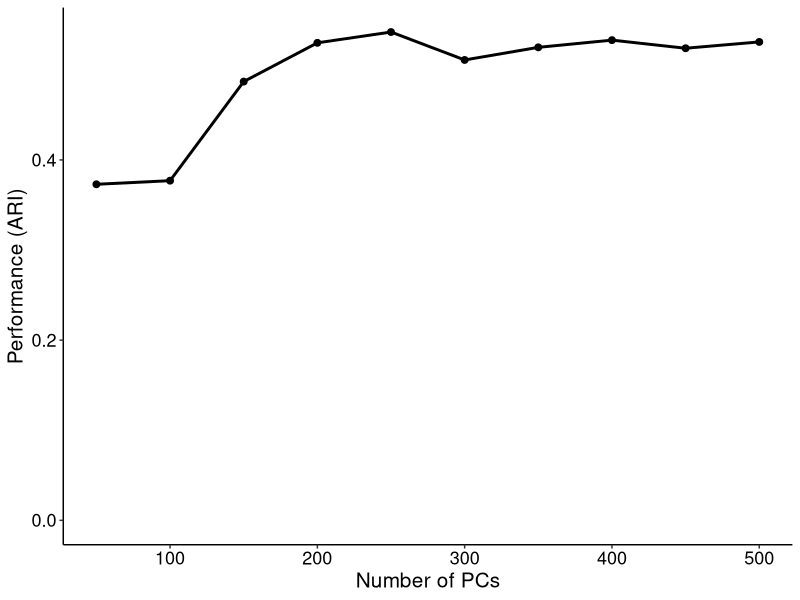
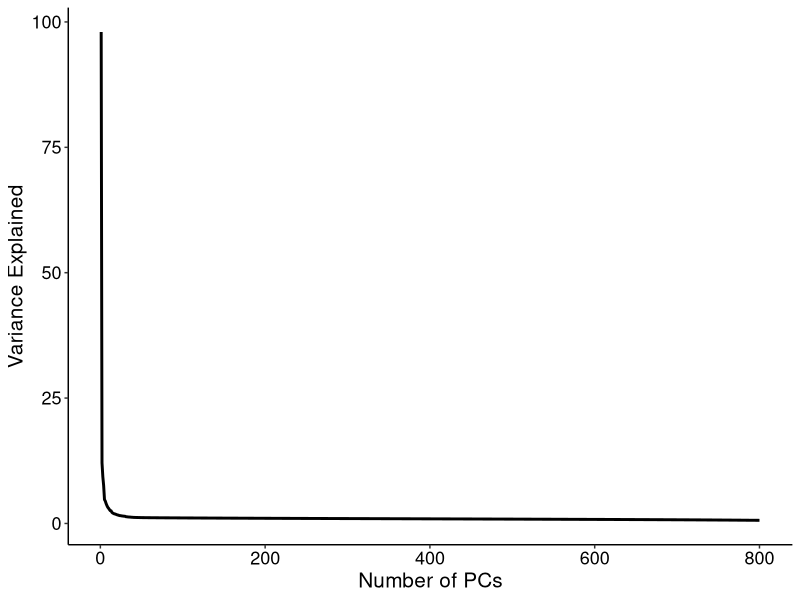
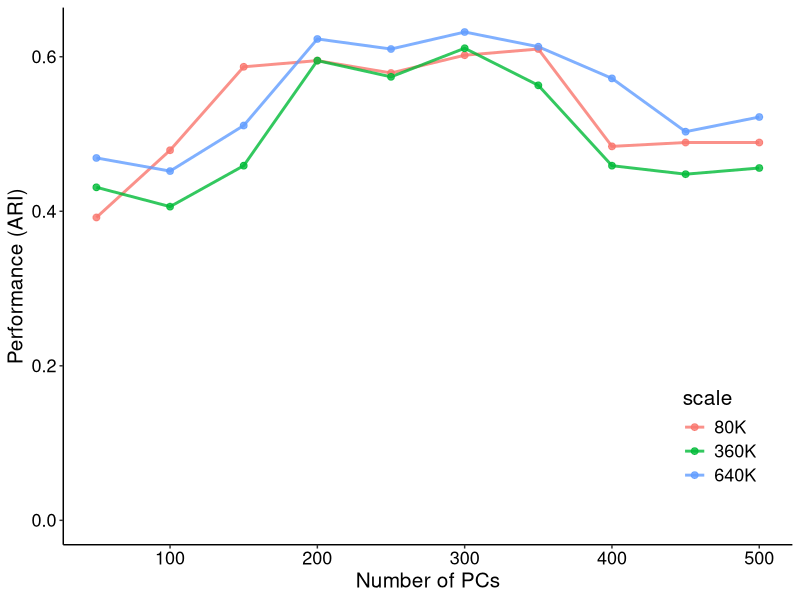
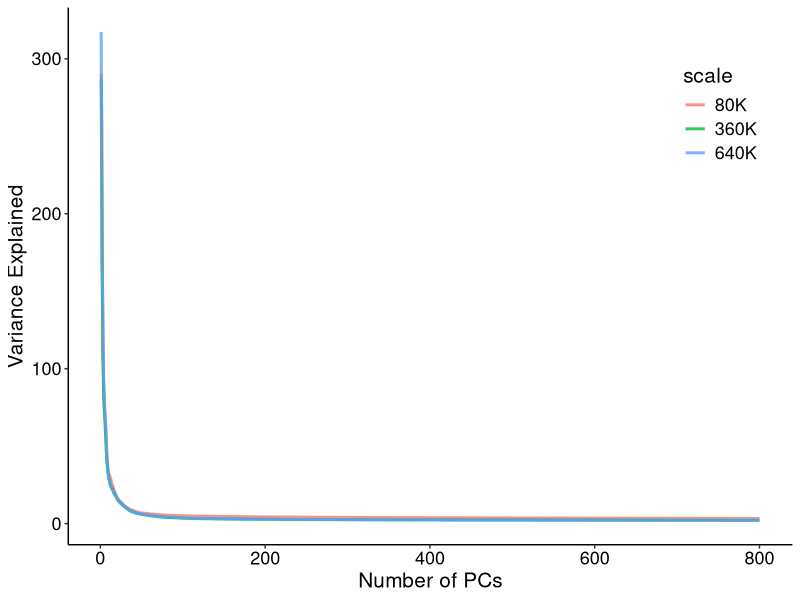
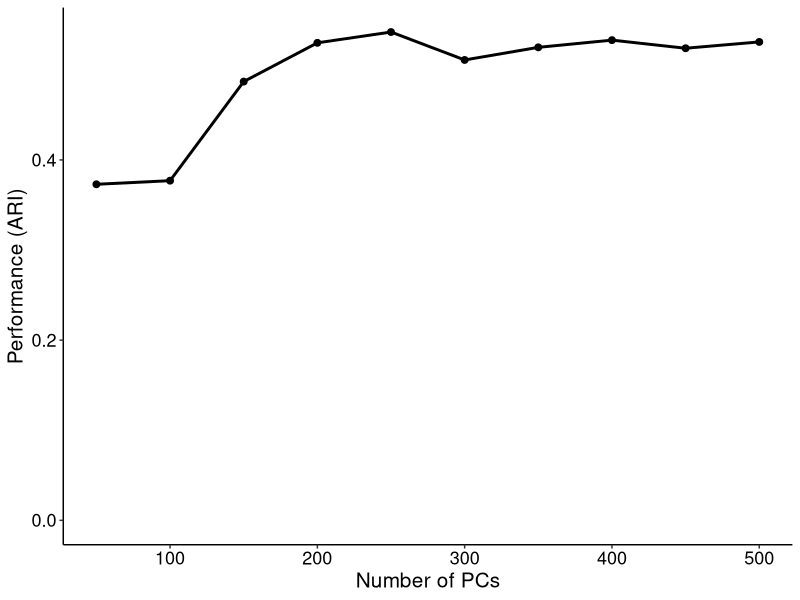
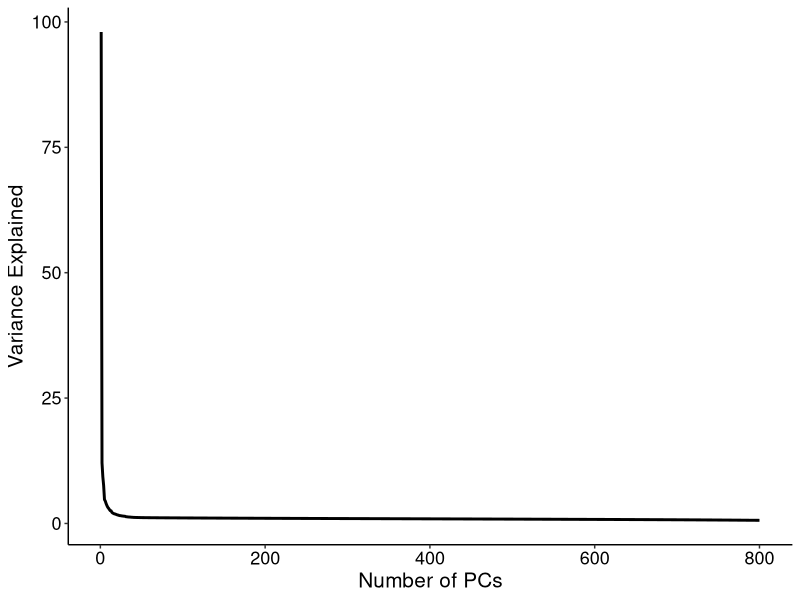
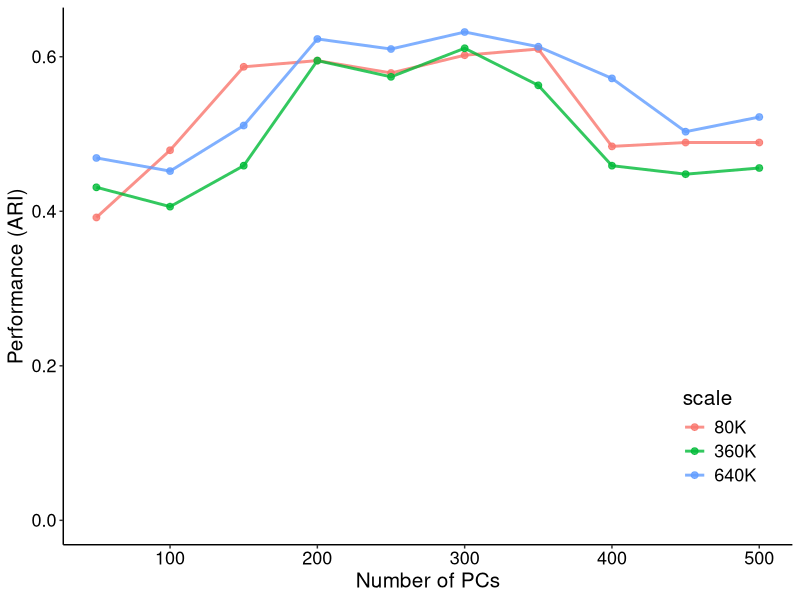
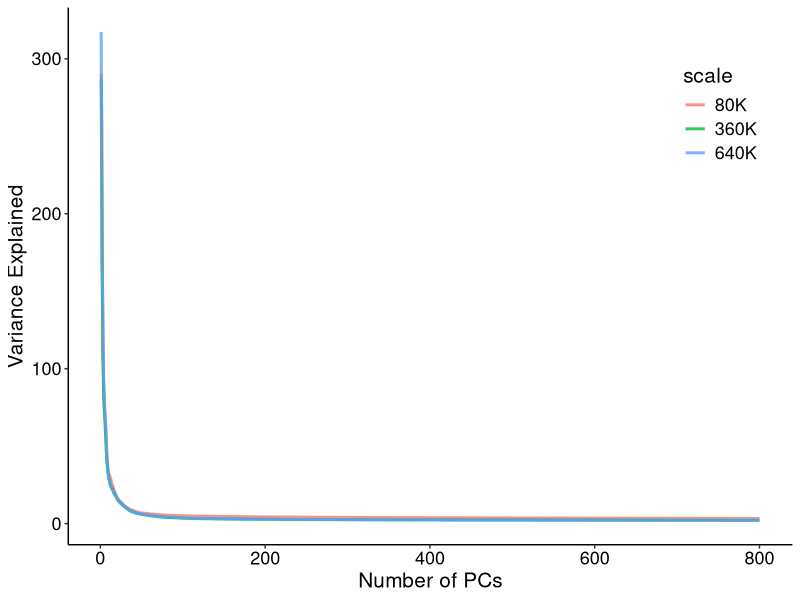

Here is the R script that generated these plots, in order:
library(readxl)
library(reshape2)
library(ggplot2)

# real data

PC_res <- read_excel("data/PCA_dim.xlsx",sheet=1)

ggplot(PC_res,aes(x=PCs, y=ARI))+
  geom_line(linewidth=1) +
  geom_point(size=2)+
  labs(x='Number of PCs',y='Performance (ARI)')+
  scale_y_continuous(limits = c(0,NA))+
  theme_classic()+
  theme(axis.title = element_text(size=15,colour = 'black'),
        axis.text = element_text(size=13,colour = 'black'),
        strip.text = element_text(size = 14))
ggsave(filename = 'PCs_res.svg',width = 6, height = 4)


PC_var <- read_excel("data/PCA_dim.xlsx",sheet=5)

ggplot(PC_var,aes(x=PCs, y=var))+
  geom_line(linewidth=1) +
  labs(x='Number of PCs',y='Variance Explained')+
  theme_classic()+
  theme(axis.title = element_text(size=15,colour = 'black'),
        axis.text = element_text(size=13,colour = 'black'),
        strip.text = element_text(size = 14))
ggsave(filename = 'PCs_var.svg',width = 6, height = 4)


# simulation data

PC_res1 <- read_excel("data/PCA_dim.xlsx",sheet=2)
PC_res1$scale <- '80K'
PC_res2 <- read_excel("data/PCA_dim.xlsx",sheet=3)
PC_res2$scale <- '360K'
PC_res3 <- read_excel("data/PCA_dim.xlsx",sheet=4)
PC_res3$scale <- '640K'
PC_res <- rbind(PC_res1,PC_res2)
PC_res <- rbind(PC_res,PC_res3)
PC_res$scale <- factor(PC_res$scale,levels = c('80K','360K','640K'))

ggplot(PC_res,aes(x=PCs, y=ARI,colour = scale))+
  geom_line(linewidth=1,alpha=0.8) +
  geom_point(size=2,alpha=0.8)+
  labs(x='Number of PCs',y='Performance (ARI)')+
  scale_y_continuous(limits = c(0,NA))+
  theme_classic()+
  theme(axis.title = element_text(size=15,colour = 'black'),
        axis.text = element_text(size=13,colour = 'black'),
        strip.text = element_text(size = 14),
        legend.title = element_text(size=15,colour = 'black'),
        legend.text = element_text(size=13,colour = 'black'),
        legend.position = c(0.9,0.2))
ggsave(filename = 'PCs_res_simu.svg',width = 6, height = 4)


PC_var1 <- read_excel("data/PCA_dim.xlsx",sheet=6)
PC_var1$scale <- '80K'
PC_var2 <- read_excel("data/PCA_dim.xlsx",sheet=7)
PC_var2$scale <- '360K'
PC_var3 <- read_excel("data/PCA_dim.xlsx",sheet=8)
PC_var3$scale <- '640K'
PC_var <- rbind(PC_var1,PC_var2)
PC_var <- rbind(PC_var,PC_var3)
PC_var$scale <- factor(PC_var$scale,levels = c('80K','360K','640K'))

ggplot(PC_var,aes(x=PCs, y=var,colour = scale))+
  geom_line(linewidth=1,alpha=0.8) +
  labs(x='Number of PCs',y='Variance Explained')+
  theme_classic()+
  theme(axis.title = element_text(size=15,colour = 'black'),
        axis.text = element_text(size=13,colour = 'black'),
        strip.text = element_text(size = 14),
        legend.title = element_text(size=15,colour = 'black'),
        legend.text = element_text(size=13,colour = 'black'),
        legend.position = c(0.9,0.8))
ggsave(filename = 'PCs_var_simu.svg',width = 6, height = 4)
